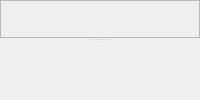
      <widget class="QSplitter" name="consoleSplitter">
       <property name="sizePolicy">
        <sizepolicy hsizetype="Expanding" vsizetype="Expanding">
         <horstretch>0</horstretch>
         <verstretch>0</verstretch>
        </sizepolicy>
       </property>
       <property name="orientation">
        <enum>Qt::Vertical</enum>
       </property>
       <widget class="QFrame" name="frame">
        <property name="sizePolicy">
         <sizepolicy hsizetype="Expanding" vsizetype="Expanding">
          <horstretch>0</horstretch>
          <verstretch>0</verstretch>
         </sizepolicy>
        </property>
        <property name="minimumSize">
         <size>
          <width>16</width>
          <height>16</height>
         </size>
        </property>
        <property name="baseSize">
         <size>
          <width>400</width>
          <height>400</height>
         </size>
        </property>
        <property name="frameShape">
         <enum>QFrame::StyledPanel</enum>
        </property>
        <property name="frameShadow">
         <enum>QFrame::Raised</enum>
        </property>
        <layout class="QGridLayout">
         <item row="0" column="0">
          <widget class="vlr::RNDFEditGLView" name="glWindow" native="true">
           <property name="sizePolicy">
            <sizepolicy hsizetype="Preferred" vsizetype="Preferred">
             <horstretch>0</horstretch>
             <verstretch>0</verstretch>
            </sizepolicy>
           </property>
           <property name="focusPolicy">
            <enum>Qt::StrongFocus</enum>
           </property>
          </widget>
         </item>
        </layout>
       </widget>
       <widget class="vlr::REConsole" name="reConsole" native="true">
        <property name="sizePolicy">
         <sizepolicy hsizetype="Preferred" vsizetype="Preferred">
          <horstretch>0</horstretch>
          <verstretch>0</verstretch>
         </sizepolicy>
        </property>
        <property name="maximumSize">
         <size>
          <width>16777215</width>
          <height>100</height>
         </size>
        </property>
        <property name="contextMenuPolicy">
         <enum>Qt::PreventContextMenu</enum>
        </property>
        <property name="readOnly" stdset="0">
         <bool>true</bool>
        </property>
       </widget>
      </widget>
